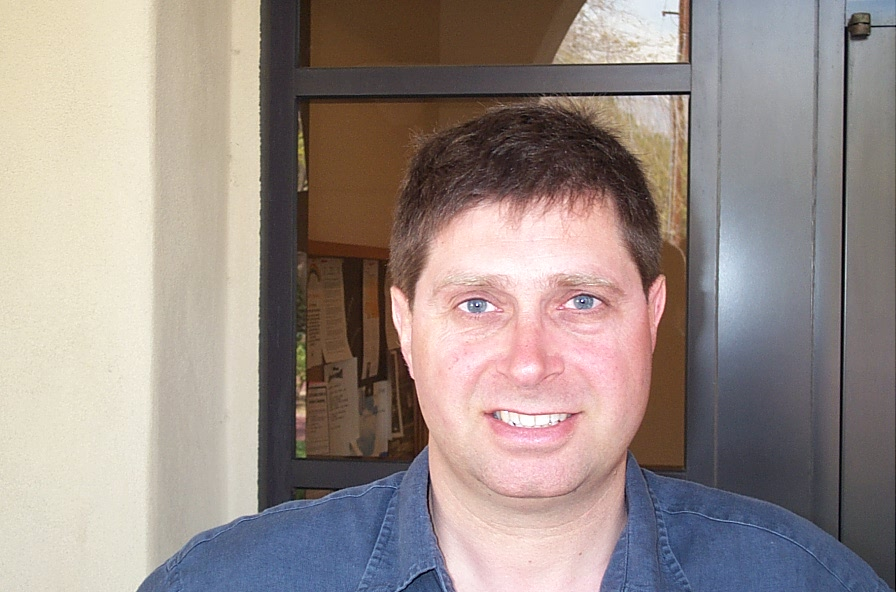
//> input picture HAAR/bad_not_my/image_0008.jpg, 896 x 592 px, given in place of the camera
$ ./debug   (built with g++ and OpenCV 4)
//> lines starting //> are read from the running program, lines starting //| are printed output that depends on the picture; after the words box and inside, x2 and y2 are one past the last pixel; in counts of white or black regions, pixels touching at a corner belong together
#if  defined (__STRICT_ANSI__)                   // Try to extend strict ANSI rules

    #ifdef __GNUC__
    #warning TXLib.h: Trying to extend strict ANSI compatibility
    #endif

    #undef  __STRICT_ANSI__
    #define __STRICT_ANSI__UNDEFINED

    #if defined (_STRING_H_) || defined (_INC_STRING) || defined (_STDIO_H_) || defined (_INC_STDIO)

    #ifdef __GNUC__
    #error
    #error --------------------------------------------------------------------------------------------------------
    #endif
    #error TXLib.h: Should include "TXLib.h" BEFORE <string.h> or <stdio.h> in Strict ANSI mode.
    #error
    #error REARRANGE your #include directives, or DISABLE ANSI-compliancy.
    #error --------------------------------------------------------------------------------------------------------
    #error

    #endif

#endif
#include <iostream>
#include <chrono>
#include <thread>
#include <fstream>
#include <opencv2/core/core.hpp>
#include <opencv2/highgui/highgui.hpp>
#include <opencv2/imgproc/imgproc.hpp>
#include <opencv2/videoio.hpp>
#include <opencv2/core/cuda.hpp>
#include <opencv/cv.h>
#include <opencv/highgui.h>
//#include "../libraries/EXLib.h"
//#include "TXLib.h"

using namespace std;
using namespace cv;

fstream in, out;

VideoCapture capture;
VideoCapture capture2;
Mat frame;
Mat frame2;

// [9 lines of commented-out code are left out]
int h1 = 40;
int s1 = 79;
int v1 = 16;
int h2 = 87;
int s2 = 255;
int v2 = 255;

// [14 lines of commented-out code are left out]

double angle = -45, angleSpeed = 0;
double drawSize = 100;
double cordDrawSize = 100;

int bla = 0;

char key = 0;

double firstcamx;
double secondcamx;
double firstcamz;
double a;
double b;
double c;

string new_file_name;
string old_file_name;

bool start_window_work = true;
bool create_new_file = false;
bool file_open = false;

double x[10000];
double y[10000];
double z[10000];
int size = 0;

Mat redFilter(const Mat& src)
{
    assert(src.type() == CV_8UC3);

    Mat filtered;
    inRange(src, Scalar(h1, s1, v1), Scalar(h2, s2, v2), filtered);

    return filtered;
}

void imageProssesing()
{
    if (capture.open(4) == false)
    {
        exit(EXIT_FAILURE);
    }
    if (capture2.open(2) == false)
    {
        exit(EXIT_FAILURE);
    }

    capture.set(CAP_PROP_FRAME_WIDTH,  1280);
    capture.set(CAP_PROP_FRAME_HEIGHT, 720);
    capture.set(CAP_PROP_FPS,          60);

    capture2.set(CAP_PROP_FRAME_WIDTH,  1280);
    capture2.set(CAP_PROP_FRAME_HEIGHT, 720);
    capture2.set(CAP_PROP_FPS,          60);
    while (key != 'z')
    {
        //exProcessMessages ();
        key = waitKey(1);
//> the 'q' key is pressed
        //=============================================================================
        //      CAMERA 1
        if (capture.read(frame) == false)
        {
            exit(EXIT_FAILURE);
        }
//> frame is the input picture: 592 rows x 896 cols, CV_8UC3; mean B, G, R 136.9, 141.7, 154

        Mat source = frame.clone();
        //colour filter
        cvtColor(frame, frame, COLOR_BGR2HSV);
//> frame: 592 rows x 896 cols, CV_8UC3; mean H, S, V 55.4, 57.5, 161.1
        frame = redFilter(frame);
//> in redFilter, `inRange(src, Scalar(h1, s1, v1), Scalar(h2, s2, v2), filtered);`:
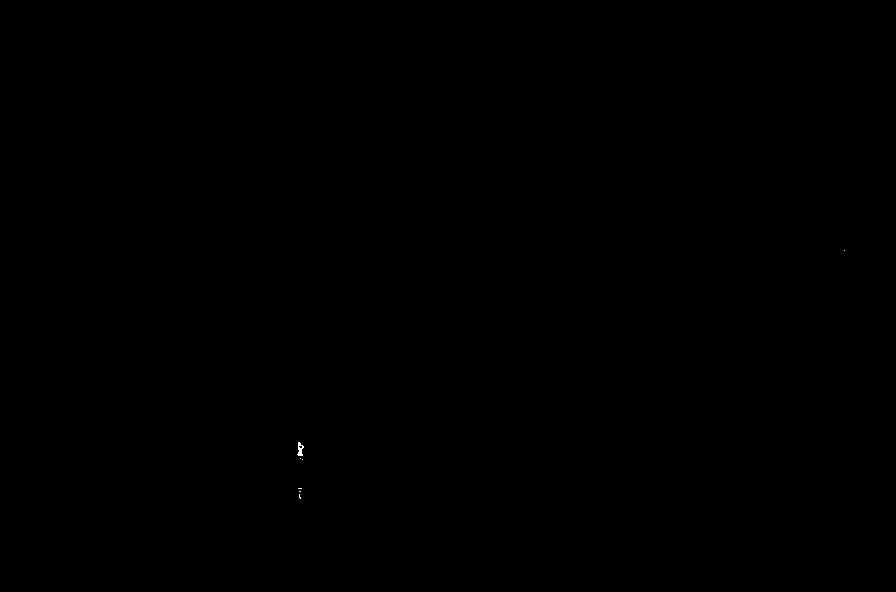
//> filtered: 592 rows x 896 cols, CV_8UC1; 0.01% white in thin lines or dots, all inside (x1, y1, x2, y2) = (297, 250, 845, 499)

        imshow("Camera1", frame);

        //bluring image
        blur(frame, frame, cv::Size(10, 10));
//> frame: 592 rows x 896 cols, CV_8UC1

        //detecting contours

        vector<vector<Point> > contours;
        Mat contourOutput = frame.clone();
        findContours( contourOutput, contours, CV_RETR_LIST, CV_CHAIN_APPROX_NONE );
//> contours = 3 contours; box (x1, y1, x2, y2) and area: (293, 438, 309, 465) 344, (294, 484, 307, 504) 208, (840, 246, 850, 256) 81
        Mat contourframe(frame.size(), CV_8UC3, Scalar(0,0,0));
        Scalar colors[3];
        colors[2] = Scalar(255, 0, 0);
        colors[1] = Scalar(0, 255, 0);
        colors[0] = Scalar(0, 0, 255);

        for (vector<vector<Point> >::iterator it = contours.begin(); it!=contours.end(); )
        {
            if (it->size()<50)
                it=contours.erase(it);
            else
                ++it;
        }
//> this loop made 3 passes
//> after the loop, contours = 2 contours; box (x1, y1, x2, y2) and area: (293, 438, 309, 465) 344, (294, 484, 307, 504) 208

        float maxr1 = -1, maxr1i = 0;
        Point2f point1;
        float radius1;
        for (int i = 0; i < contours.size(); i++)
        {
            minEnclosingCircle(contours[i], point1, radius1);
            if (radius1 > maxr1)
            {
                maxr1 = radius1;
                maxr1i = i;
            }
        }
//> this loop made 2 passes
//> (point1, radius1, maxr1) on passes 1 to 2: (Point(300, 493.2), 10.99, 10.99), (Point(300.5, 451), 14.53, 14.53)
//> after the loop, radius1 = 14.53; maxr1 = 14.53; maxr1i = 1

        if (contours.size() > 0)
        {
            drawContours(source, contours, maxr1i, Scalar(0, 0, 255), 3);
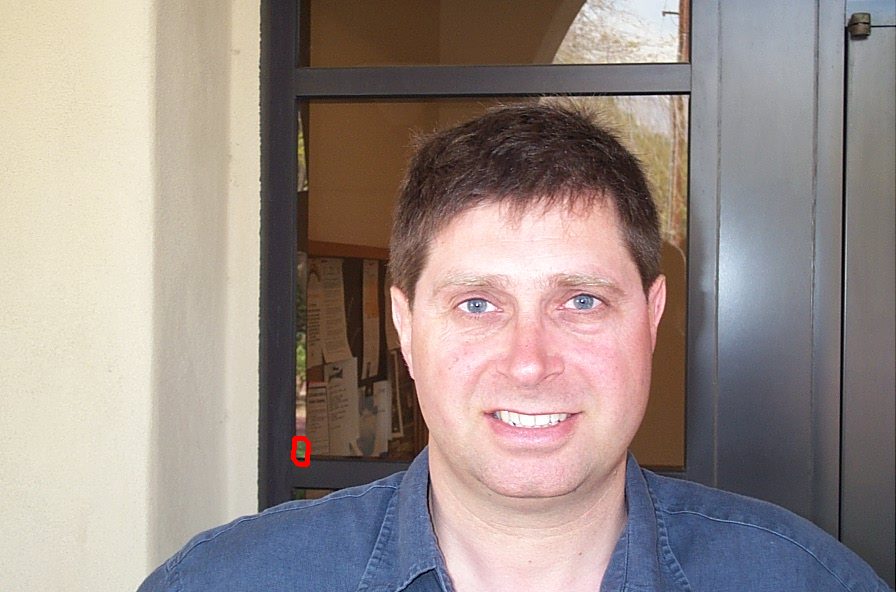
//> source: 592 rows x 896 cols, CV_8UC3; 0.07% of pixels changed, all inside (x1, y1, x2, y2) = (291, 436, 311, 467)
            minEnclosingCircle(contours[maxr1i], point1, radius1);
        }
        //imshow("Camera1", source);

        if (key == 'q')
            h1++;
        else if (key == 'a')
            h1--;
        else if (key == 'w')
            s1++;
        else if (key == 's')
            s1--;
        else if (key == 'e')
            v1++;
        else if (key == 'd')
            v1--;
        else if (key == 'r')
            h2++;
        else if (key == 'f')
            h2--;
        else if (key == 't')
            s2++;
        else if (key == 'g')
            s2--;
        else if (key == 'y')
            v2++;
        else if (key == 'h')
            v2--;

        cout << h1 << " " << s1 << " " << v1 << " " << h2 << " " << s2 << " " << v2 << " --- ";


        //=============================================================================
        //      CAMERA 2

        if (capture2.read(frame2) == false)
        {
            exit(EXIT_FAILURE);
        }

        Mat source2 = frame2.clone();

        //colour filter
        cvtColor(frame2, frame2, COLOR_BGR2HSV);
        frame2 = redFilter(frame2);
//> in redFilter (call 2), `inRange(src, Scalar(h1, s1, v1), Scalar(h2, s2, v2), filtered);`: filtered: 592 rows x 896 cols, CV_8UC1; 0.01% white in thin lines or dots, all inside (x1, y1, x2, y2) = (298, 250, 845, 499)

        imshow("Camera2", frame2);

        //bluring image
        blur(frame2, frame2, cv::Size(10, 10));
//> frame2: 592 rows x 896 cols, CV_8UC1; min 0, max 61, mean 0

        //detecting contours

        vector<vector<Point> > contours2;
        Mat contourOutput2 = frame2.clone();
        findContours( contourOutput2, contours2, CV_RETR_LIST, CV_CHAIN_APPROX_NONE );
//> contours2 = 3 contours; box (x1, y1, x2, y2) and area: (294, 439, 308, 461) 261, (294, 484, 307, 504) 208, (840, 246, 850, 256) 81
        Mat contourframe2(frame2.size(), CV_8UC3, Scalar(0,0,0));
        Scalar colors2[3];
        colors2[2] = Scalar(255, 0, 0);
        colors2[1] = Scalar(0, 255, 0);
        colors2[0] = Scalar(0, 0, 255);

        for (vector<vector<Point> >::iterator it = contours2.begin(); it!=contours2.end(); )
        {
            if (it->size()<50)
                it=contours2.erase(it);
            else
                ++it;
        }
//> after the loop, contours2 = 2 contours; box (x1, y1, x2, y2) and area: (294, 439, 308, 461) 261, (294, 484, 307, 504) 208

        float maxr2 = -1, maxr2i = 0;
        Point2f point2;
        float radius2;
        for (int i = 0; i < contours2.size(); i++)
        {
            minEnclosingCircle(contours2[i], point2, radius2);
            if (radius2 > maxr2)
            {
                maxr2 = radius2;
                maxr2i = i;
            }
        }
//> this loop made 2 passes
//> (point2, radius2, maxr2) on passes 1 to 2: (Point(300, 493.2), 10.99, 10.99), (Point(300, 449.5), 12.09, 12.09)
//> after the loop, radius2 = 12.09; maxr2 = 12.09; maxr2i = 1

        if (contours2.size() > 0)
        {
            drawContours(source2, contours2, maxr2i, Scalar(0, 0, 255), 3);
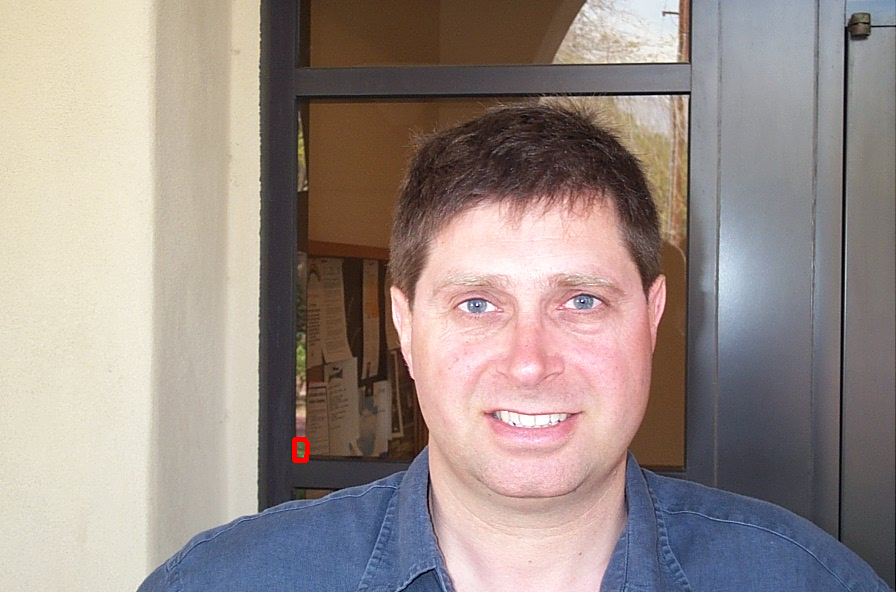
//> source2: 592 rows x 896 cols, CV_8UC3; 0.06% of pixels changed, all inside (x1, y1, x2, y2) = (292, 437, 310, 463)
            minEnclosingCircle(contours2[maxr2i], point2, radius2);
        }
        //imshow("Camera2", source2);


        //=============================================================================
        //      IMAGE PROSESSING

        //cout << point1.x << endl << point1.y << endl << point2.x << endl << point2.y << "\n\n\n";

        firstcamx=(point2.x-640)/40;
//> firstcamx = -8.5
        secondcamx=(point1.x-640)/40;
//> secondcamx = -8.49
        firstcamz=(360-point1.y)/40;
//> firstcamz = -2.28
        double kinda23 = 22.6697;
        int now = size + 1;
        if (firstcamx!=0)
        {
            a = kinda23/(firstcamx);
//> a = -2.67
        }

        if (secondcamx!=0)
        {
            b = kinda23/(secondcamx);
//> b = -2.67
        }

        if (firstcamz!=0)
        {
            c = kinda23/(firstcamz);
//> c = -9.96
        }
        if (firstcamx!=0 && secondcamx!=0 && firstcamz!=0)
        {
            x[now]=(a+b)/(a-b);
//> x = 10000 values, max 0 at index 0, min -1359 at index 1, mean -0.136
            y[now]=(2*a*b)/(a-b);
//> y = 10000 values, max 3627.2 at index 1, min 0 at index 0, mean 0.363
            z[now]=y[now]/c;
//> z = 10000 values, max 0 at index 0, min -364 at index 1, mean -0.0364
        }
        if (firstcamz==0 && firstcamx!=0 && secondcamx!=0)
        {
            x[now]=(a+b)/(a-b);
            y[now]=(2*a*b)/(a-b);
            z[now]=0;
        }
        if (firstcamx==0 && firstcamz!=0)
        {
            x[now]=1;
            y[now]=2*b;
            z[now]=y[now]/c;
        }

        if (secondcamx==0 && firstcamz!=0)
        {
            x[now]=-1;
            y[now]=-2*a;
            z[now]=y[now]/c;
        }
        if (firstcamx==0 && firstcamz==0)
        {
            x[now]=1;
            y[now]=2*b;
            z[now]=0;
        }
        if (secondcamx==0 && firstcamz==0)
        {
            x[now]=1;
            y[now]=-2*a;
            z[now]=0;
        }

        y[now] = abs(y[now]);// - 6;

        if (y[now] >= -10 && y[now] <= 10)
        {
            size++;
            if (size > 10)
            {
                // [4 lines of commented-out code are left out]
                if (contours.size() == 0 || contours2.size() == 0 || abs(point1.y - point2.y) >= 30)
                {
                    size--;
                }
            }
        }


        //size++;


        cout << x[now] << " " << y[now] << " " << z[now] << "\n";
//| -1359.02 3627.21 -364.006

        // [4 lines of commented-out code are left out]
    }
}
int main()
{
    imageProssesing();
}

$ run again, on HAAR/bad_not_my/image_0014.jpg
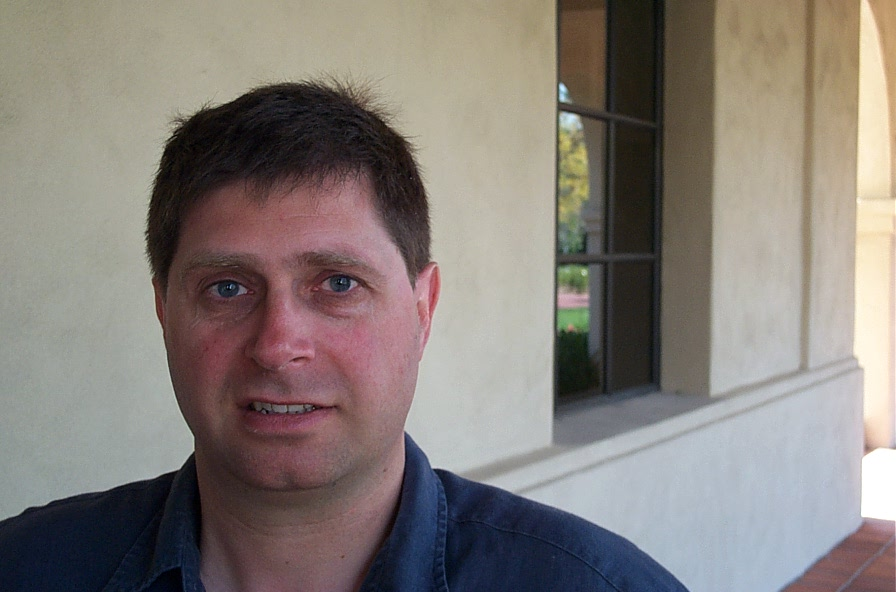
//> input picture HAAR/bad_not_my/image_0014.jpg, 896 x 592 px, given in place of the camera
//> in imageProssesing, frame is the input picture: 592 rows x 896 cols, CV_8UC3; mean B, G, R 120.2, 125.5, 133.1
//> filtered: 592 rows x 896 cols, CV_8UC1; 0.39% white; 74 white regions (71 under 20 px)
//> in imageProssesing, `findContours( contourOutput, contours, CV_RETR_LIST, CV_CHAIN_APPROX_N..`: contours = 22 contours; largest, box (x1, y1, x2, y2) and area: (553, 306, 599, 401) 3380, (554, 260, 592, 293) 992, (647, 0, 668, 70) 838, (556, 241, 590, 257) 424, (646, 188, 659, 221) 352
//> the loop in imageProssesing, `for (vector<vector<Point> >::iterator it = contours.begin(); it!=conto..` made 22 passes
//> after the loop in imageProssesing, `for (vector<vector<Point> >::iterator it = contours.begin(); it!=conto..`: contours = 10 contours; largest, box (x1, y1, x2, y2) and area: (553, 306, 599, 401) 3380, (554, 260, 592, 293) 992, (647, 0, 668, 70) 838, (556, 241, 590, 257) 424, (646, 188, 659, 221) 352
//> the loop in imageProssesing, `for (int i = 0; i < contours.size(); i++)` made 10 passes
//> (point1, radius1, maxr1) on passes 1 to 2: (Point(652, 348), 9.43, 9.43), (Point(571.5, 353), 49.19, 49.19)
//> after the loop in imageProssesing, `for (int i = 0; i < contours.size(); i++)`: radius1 = 35.43; maxr1 = 49.19; maxr1i = 1
//> source: 592 rows x 896 cols, CV_8UC3; 0.24% of pixels changed, all inside (x1, y1, x2, y2) = (551, 304, 601, 403)
//> in imageProssesing, `minEnclosingCircle(contours[maxr1i], point1, radius1);`: point1 = Point(571.5, 353); radius1 = 49.19
//> filtered: 592 rows x 896 cols, CV_8UC1; 0.38% white; 67 white regions (63 under 20 px)
//> in imageProssesing, `blur(frame2, frame2, cv::Size(10, 10));`:
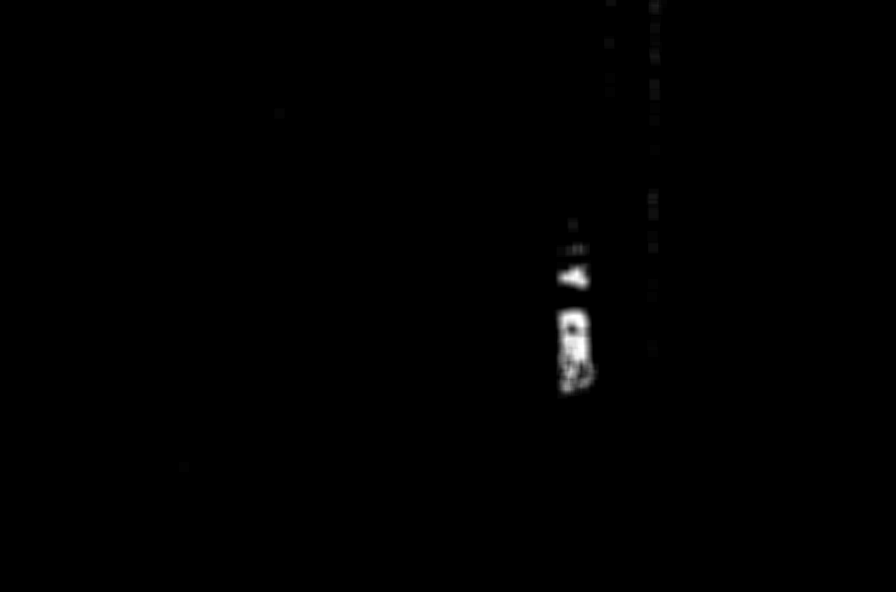
//> frame2: 592 rows x 896 cols, CV_8UC1; min 0, max 255, mean 1
//> in imageProssesing, `findContours( contourOutput2, contours2, CV_RETR_LIST, CV_CHAIN_APPROX..`: contours2 = 21 contours; largest, box (x1, y1, x2, y2) and area: (553, 306, 599, 399) 3333, (555, 260, 592, 293) 978, (649, 16, 662, 66) 482, (556, 241, 590, 257) 424, (646, 188, 659, 221) 351
//> the loop in imageProssesing, `for (vector<vector<Point> >::iterator it = contours2.begin(); it!=cont..` made 21 passes
//> after the loop in imageProssesing, `for (vector<vector<Point> >::iterator it = contours2.begin(); it!=cont..`: contours2 = 9 contours; largest, box (x1, y1, x2, y2) and area: (553, 306, 599, 399) 3333, (555, 260, 592, 293) 978, (649, 16, 662, 66) 482, (556, 241, 590, 257) 424, (646, 188, 659, 221) 351
//> the loop in imageProssesing, `for (int i = 0; i < contours2.size(); i++)` made 9 passes
//> (point2, radius2, maxr2) on passes 1 to 2: (Point(652, 348), 9.43, 9.43), (Point(571.5, 352), 48.23, 48.23)
//> after the loop in imageProssesing, `for (int i = 0; i < contours2.size(); i++)`: radius2 = 11.01; maxr2 = 48.23; maxr2i = 1
//> in imageProssesing, `drawContours(source2, contours2, maxr2i, Scalar(0, 0, 255), 3);`:
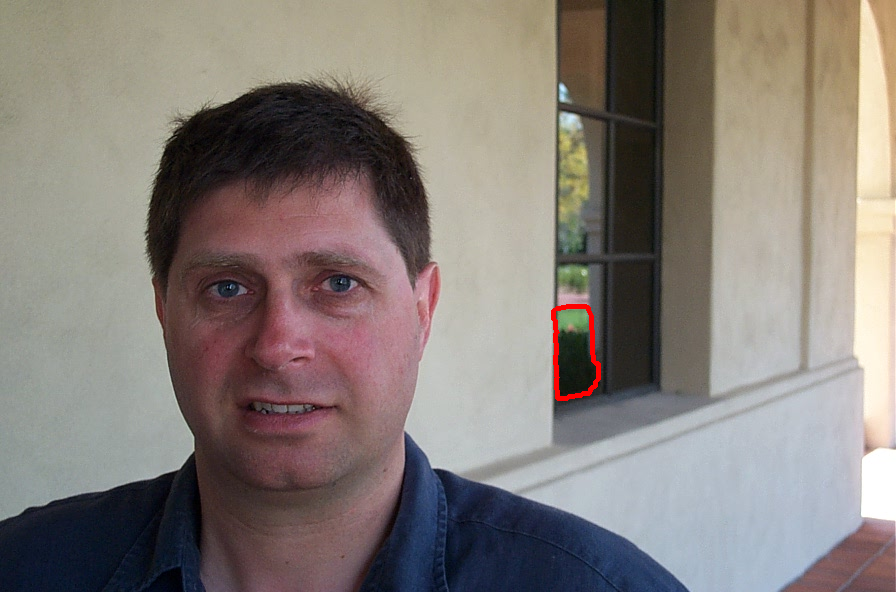
//> source2: 592 rows x 896 cols, CV_8UC3; 0.23% of pixels changed, all inside (x1, y1, x2, y2) = (551, 304, 601, 401)
//> in imageProssesing, `minEnclosingCircle(contours2[maxr2i], point2, radius2);`: point2 = Point(571.5, 352); radius2 = 48.23
//> firstcamx = -1.71
//> firstcamz = 0.175
//> a = -13.24
//> c = 129.5
//| -inf inf inf
